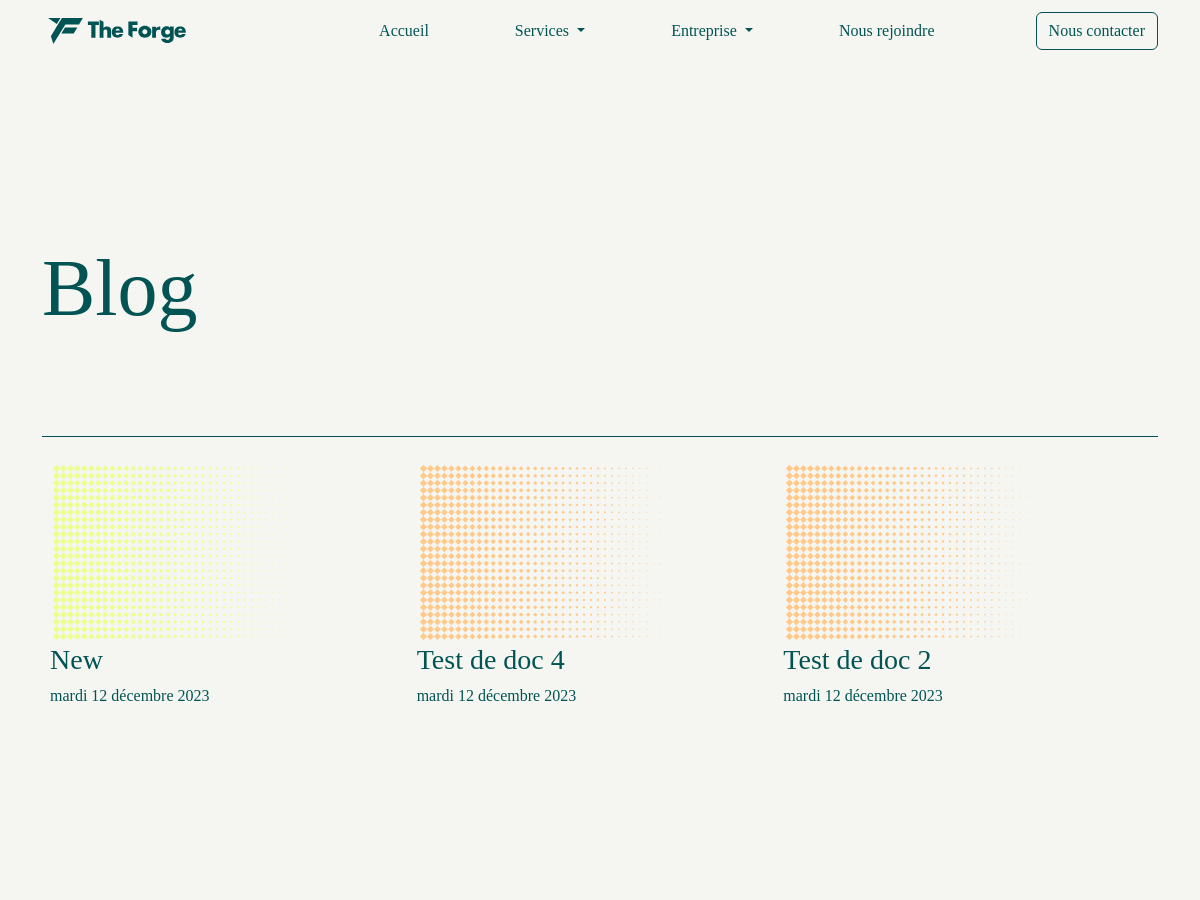
/blog/ (upper part), run on an earlier commit of the app's database.
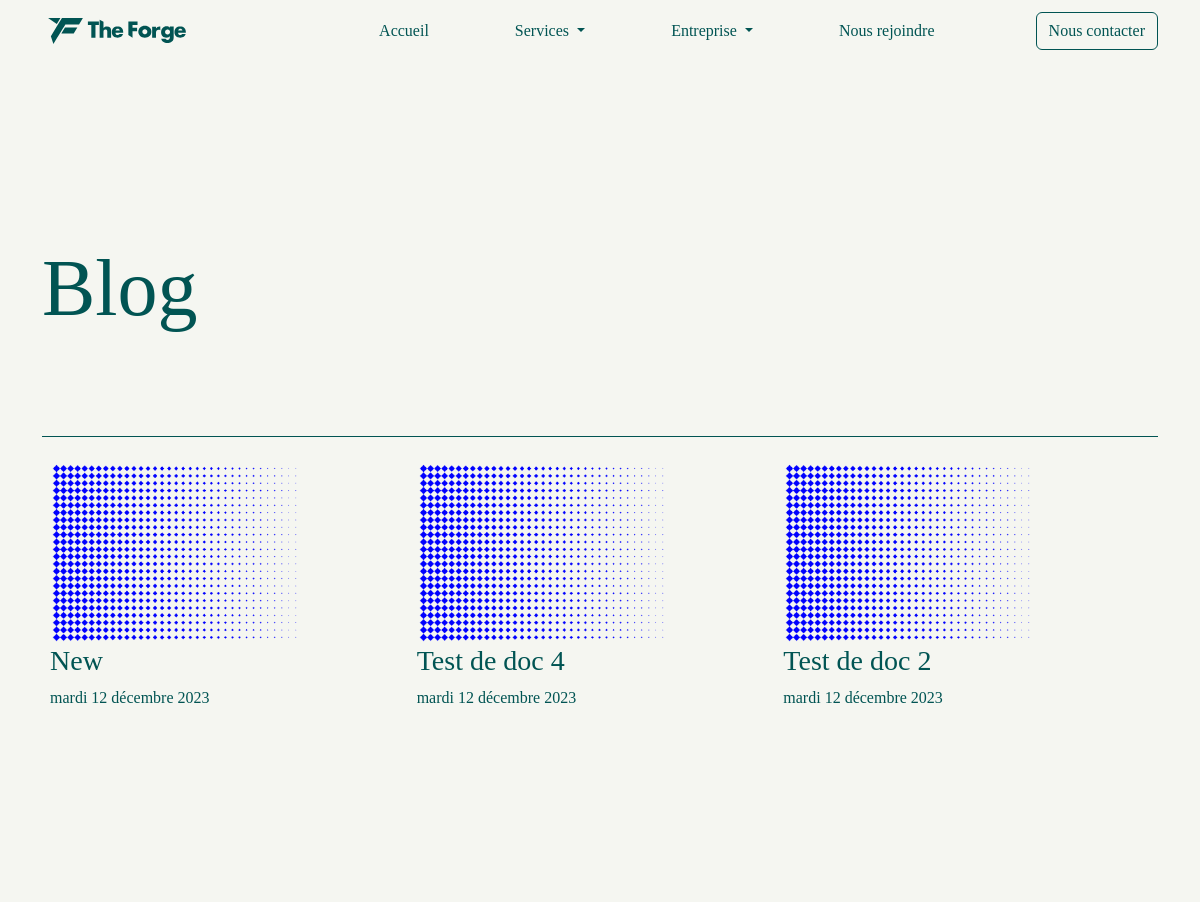
And on a later commit of the database.
### Main/models.py (models this page shows, shortened)
class Post(models.Model):
    title = models.CharField(max_length=200)
    author = models.ForeignKey(User, on_delete=models.CASCADE)
    content = QuillField()
    image = models.ImageField(upload_to=get_image_filepath, blank=True, null=True)
    created_at = models.DateTimeField(auto_now_add=True)
    updated_at = models.DateTimeField(auto_now=True)
    class Meta:
        ordering = ['-created_at']

### Main/views.py (the view)
# urls.py: path('blog/', views.Blog, name='blog'),
def Blog(request):
    posts = Post.objects.all()
    return render(request, 'Main/Blog.html', {"posts":posts})

### Main/templates/Main/Blog.html (shortened to what this page needs)
{% load static %}
<!doctype html>
<html lang="en">
  <head>
    <link href="https://cdn.jsdelivr.net/npm/bootstrap@5.3.2/dist/css/bootstrap.min.css" rel="stylesheet">
    <link href="{% static 'css/contact.css' %}" rel="stylesheet">
    <link rel="stylesheet" href="https://use.typekit.net/eqx7rzk.css">
  </head>
  <body style="background-color:#F5F6F1 !important; color: #015453 !important; font-family: 'articulat-cf' !important;">
  <header>
  <div class="container">
    <nav class="navbar navbar-expand-lg fixed-top navbar-light" id="mainNavbar" style="background-color:#F5F6F1 !important; color:#015453 !important;">
      <div class="container">
      <a class="navbar-brand" href="{% url 'Main:index' %}">
        <img src="{% static 'Logos/Principal/Principal_vert.svg' %}" alt="Logo The Forge" width="150">
      </a>
      <div class="collapse navbar-collapse m-auto" id="navbarNavDropdown">
        <ul class="navbar-nav m-auto">
          <li class="nav-item">
            <a class="nav-link" href="{% url 'Main:index' %}">Accueil</a>
          </li>
          <li class="nav-item dropdown">
            <a class="nav-link dropdown-toggle" href="#" role="button" data-bs-toggle="dropdown" aria-expanded="false">
              Services
            </a>
          </li>
          <li class="nav-item dropdown">
            <a class="nav-link dropdown-toggle" href="#" role="button" data-bs-toggle="dropdown" aria-expanded="false">
              Entreprise
            </a>
          </li>
          <li class="nav-item">
            <a class="nav-link" href="{% url 'Main:join' %}">Nous rejoindre</a>
          </li>
        </ul>
          <a type="button" class="btn btn-outline-vert contact-item" href="{% url 'Main:contact' %}">Nous contacter</a>
      </div>
    </div>
    </nav>
  </div>
</header>
  <Main>
    <section>
      <div class="container text-vert fade-up" style="padding-top:15rem !important; padding-bottom:100px !important">
        <div class="display-1" style="margin-bottom:100px;">Blog</div>
        <div class="row borderTop justify-content-around pt-4 m-auto p-2">
          {% for post in posts %}
          <a href="{% url 'Main:post' post.pk %}" class="nav-link mb-3 col-sm-12 col-md-6 col-lg-4 pointer" style="cursor:pointer !important;">
            <img src="{{post.image.url}}" width="250px">
            <h3>{{post.title}}</h3>
            <p>{{post.created_at|date:"l d F Y"}}</p>
          </a>
          {% endfor %}
        </div>
      </div>
    </section>
  </Main>
  </body>
</html>

### static/css/contact.css (style rules this page uses)
.pointer { cursor:pointer !important; }
.borderTop { border-style:solid none none none; border-color:#015453 !important; ; border-width:1px; }
.nav-link { color:#015453; !important; text-decoration:None; }
.nav-item { color:#015453; !important; margin-left:70px; }
.contact-item { position:relative; right:0%; }
.nav-link, .nav-link:visited { color: #015453 !important; }
.btn-outline-vert { color: #015453; border-color: #015453; }
.text-vert { color:#015453 !important; }
.fade-up { opacity: 0; transform: translateY(20px); visibility: hidden; transition: opacity 0.6s ease-out, transform 0.6s ease-out; will-change: opacity, visibility, transform; }
.fade-up.visible { opacity: 1; transform: translateY(0); visibility: visible; }

What changed in the data, as far as the page shows it:
changed Post "New": image: a different picture
changed Post "Test de doc 4": image: a different picture
changed Post "Test de doc 2": image: a different picture
